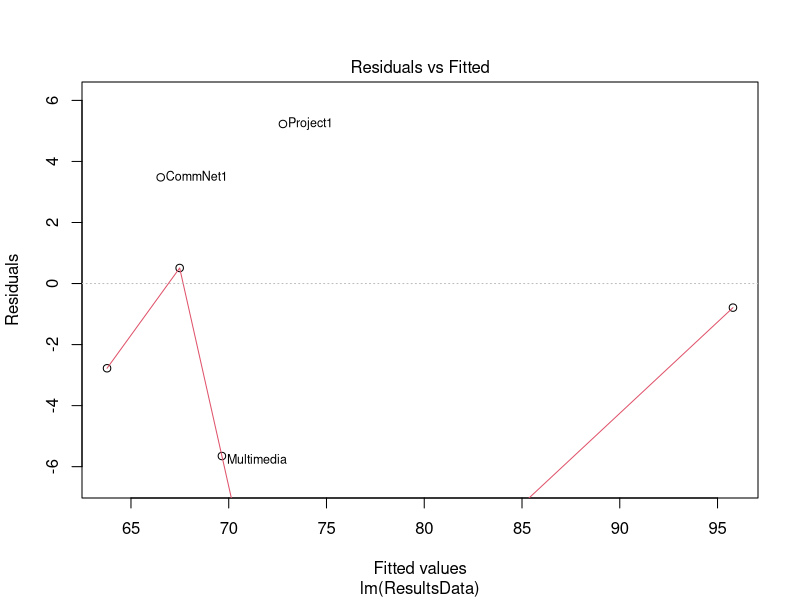
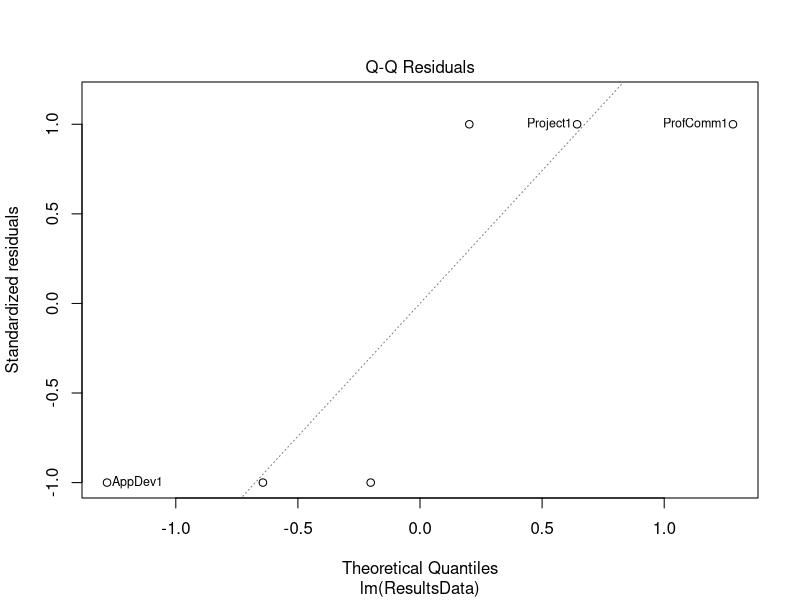
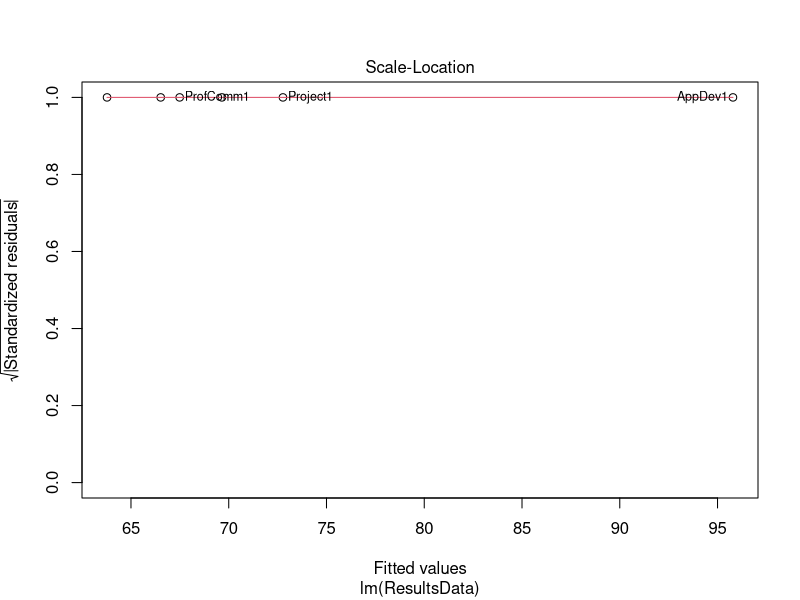
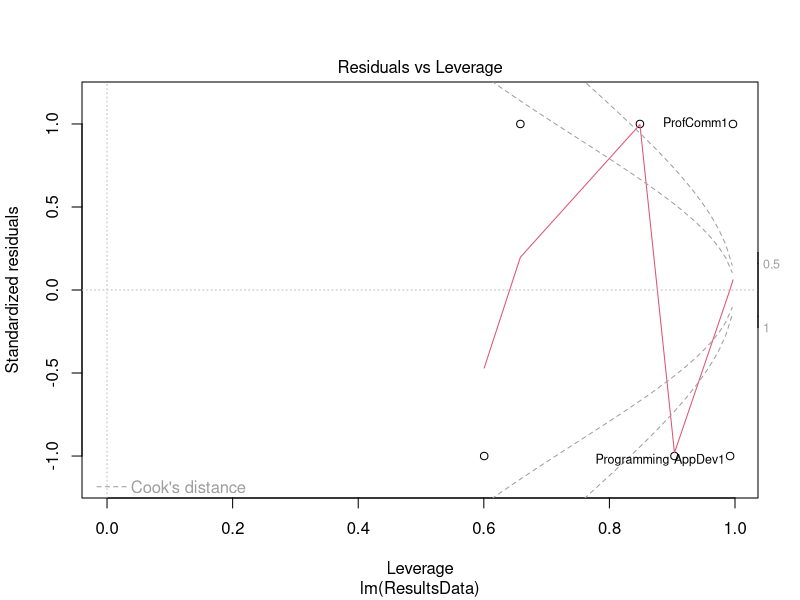
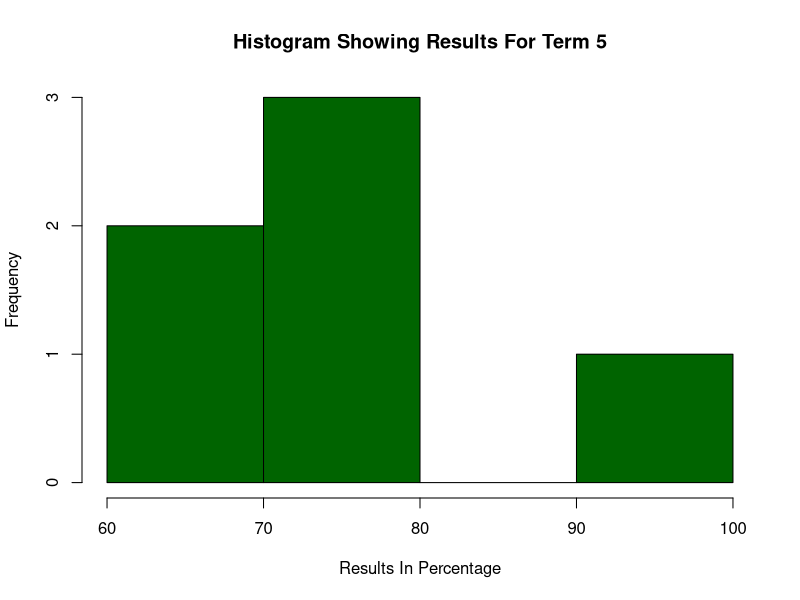
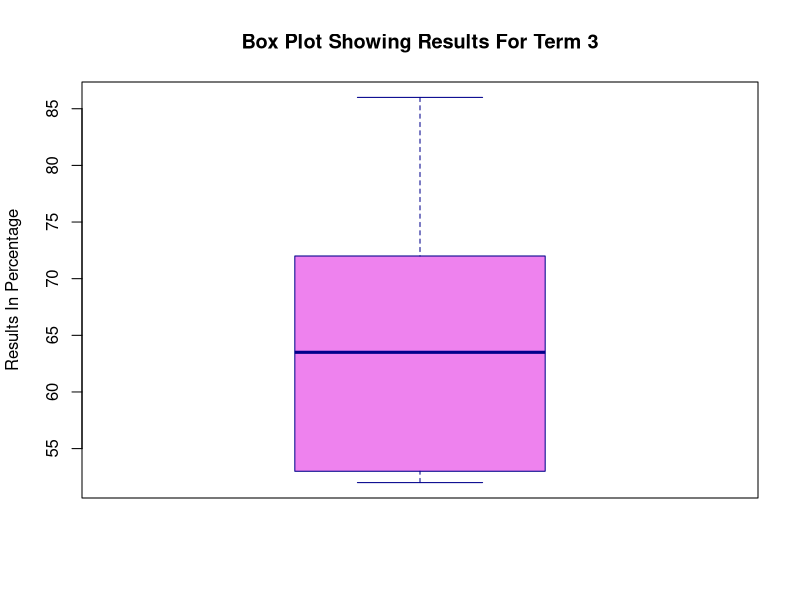
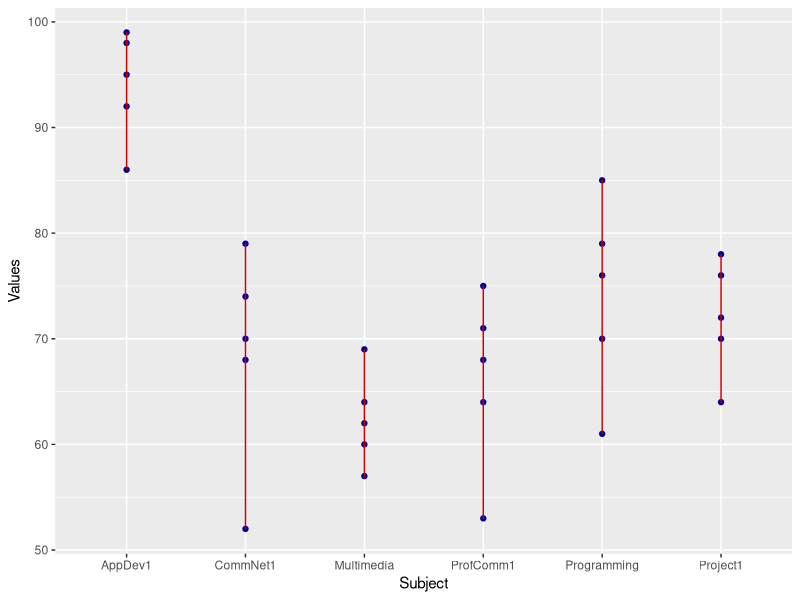

Reproduce these figures in R, in order.
#1
library(readxl)
Results <- read_excel("Results.xlsx")
ResultsData <- as.data.frame(Results)
rownames(ResultsData) <- ResultsData[,1]
ResultsData[,1] <- NULL
ResultsData

#2a
summary(ResultsData)
#b
rowMeans(ResultsData[1,])
#c
plot(lm(ResultsData))

#4a
hist(Results$`Term 5`,xlab = "Results In Percentage",col = "Dark Green",border = "Black",main = "Histogram Showing Results For Term 5")
#b
boxplot(Results$`Term 3`, col="violet", border="dark blue", ylab = "Results In Percentage", main="Box Plot Showing Results For Term 3")

#5
library(reshape2)
marks <- melt(Results)
colnames(marks)<-c("Subject","Term","Values")
head(marks)
marks
library(ggplot2)
ggplot(marks,aes(x=Subject,y=Values))+geom_point(colour="#000099")+geom_line(colour="#CC0000")
